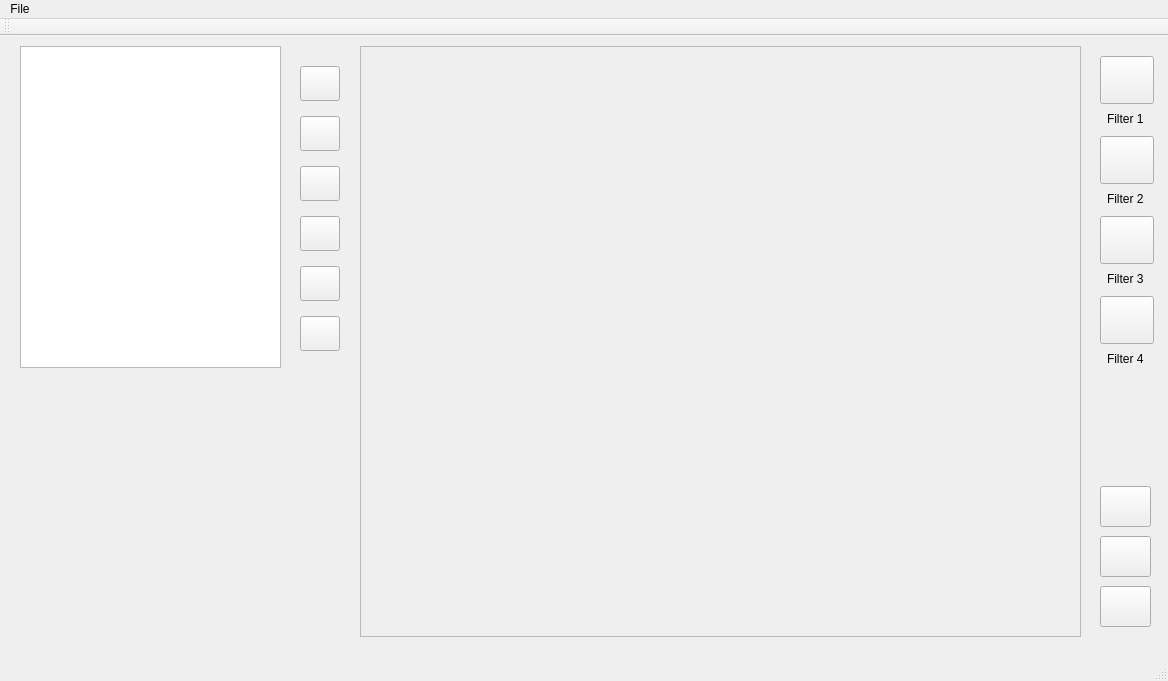
<?xml version="1.0" encoding="UTF-8"?>
<ui version="4.0">
 <class>MainWindowClass</class>
 <widget class="QMainWindow" name="MainWindowClass">
  <property name="geometry">
   <rect>
    <x>0</x>
    <y>0</y>
    <width>1168</width>
    <height>681</height>
   </rect>
  </property>
  <property name="windowTitle">
   <string>MainWindow</string>
  </property>
  <widget class="QWidget" name="centralWidget">
   <widget class="QLabel" name="imageViewer">
    <property name="geometry">
     <rect>
      <x>360</x>
      <y>10</y>
      <width>721</width>
      <height>591</height>
     </rect>
    </property>
    <property name="frameShape">
     <enum>QFrame::Shape::StyledPanel</enum>
    </property>
    <property name="text">
     <string/>
    </property>
   </widget>
   <widget class="QListWidget" name="imageList">
    <property name="geometry">
     <rect>
      <x>20</x>
      <y>10</y>
      <width>261</width>
      <height>322</height>
     </rect>
    </property>
   </widget>
   <widget class="QPushButton" name="cropButton">
    <property name="geometry">
     <rect>
      <x>300</x>
      <y>130</y>
      <width>40</width>
      <height>35</height>
     </rect>
    </property>
    <property name="text">
     <string/>
    </property>
   </widget>
   <widget class="QPushButton" name="rotateRightButton">
    <property name="geometry">
     <rect>
      <x>300</x>
      <y>180</y>
      <width>40</width>
      <height>35</height>
     </rect>
    </property>
    <property name="text">
     <string/>
    </property>
   </widget>
   <widget class="QPushButton" name="rotateLeftButton">
    <property name="geometry">
     <rect>
      <x>300</x>
      <y>230</y>
      <width>40</width>
      <height>35</height>
     </rect>
    </property>
    <property name="text">
     <string/>
    </property>
   </widget>
   <widget class="QPushButton" name="flipButton">
    <property name="geometry">
     <rect>
      <x>300</x>
      <y>280</y>
      <width>40</width>
      <height>35</height>
     </rect>
    </property>
    <property name="text">
     <string/>
    </property>
   </widget>
   <widget class="QPushButton" name="deleteButton">
    <property name="geometry">
     <rect>
      <x>300</x>
      <y>80</y>
      <width>40</width>
      <height>35</height>
     </rect>
    </property>
    <property name="text">
     <string/>
    </property>
   </widget>
   <widget class="QPushButton" name="openButton">
    <property name="geometry">
     <rect>
      <x>300</x>
      <y>30</y>
      <width>40</width>
      <height>35</height>
     </rect>
    </property>
    <property name="text">
     <string/>
    </property>
   </widget>
   <widget class="QPushButton" name="filter1Button">
    <property name="geometry">
     <rect>
      <x>1100</x>
      <y>20</y>
      <width>54</width>
      <height>48</height>
     </rect>
    </property>
    <property name="text">
     <string/>
    </property>
   </widget>
   <widget class="QLabel" name="filter1Label">
    <property name="geometry">
     <rect>
      <x>1107</x>
      <y>75</y>
      <width>41</width>
      <height>16</height>
     </rect>
    </property>
    <property name="text">
     <string>Filter 1</string>
    </property>
   </widget>
   <widget class="QLabel" name="filter2Label">
    <property name="geometry">
     <rect>
      <x>1107</x>
      <y>155</y>
      <width>41</width>
      <height>16</height>
     </rect>
    </property>
    <property name="text">
     <string>Filter 2</string>
    </property>
   </widget>
   <widget class="QPushButton" name="filter2Button">
    <property name="geometry">
     <rect>
      <x>1100</x>
      <y>100</y>
      <width>54</width>
      <height>48</height>
     </rect>
    </property>
    <property name="text">
     <string/>
    </property>
   </widget>
   <widget class="QLabel" name="filter3Label">
    <property name="geometry">
     <rect>
      <x>1107</x>
      <y>235</y>
      <width>41</width>
      <height>16</height>
     </rect>
    </property>
    <property name="text">
     <string>Filter 3</string>
    </property>
   </widget>
   <widget class="QPushButton" name="filter3Button">
    <property name="geometry">
     <rect>
      <x>1100</x>
      <y>180</y>
      <width>54</width>
      <height>48</height>
     </rect>
    </property>
    <property name="text">
     <string/>
    </property>
   </widget>
   <widget class="QLabel" name="filter4Label">
    <property name="geometry">
     <rect>
      <x>1107</x>
      <y>315</y>
      <width>41</width>
      <height>16</height>
     </rect>
    </property>
    <property name="text">
     <string>Filter 4</string>
    </property>
   </widget>
   <widget class="QPushButton" name="filter4Button">
    <property name="geometry">
     <rect>
      <x>1100</x>
      <y>260</y>
      <width>54</width>
      <height>48</height>
     </rect>
    </property>
    <property name="text">
     <string/>
    </property>
   </widget>
   <widget class="QPushButton" name="redRGBButton">
    <property name="geometry">
     <rect>
      <x>1100</x>
      <y>450</y>
      <width>51</width>
      <height>41</height>
     </rect>
    </property>
    <property name="text">
     <string/>
    </property>
   </widget>
   <widget class="QPushButton" name="blueRGBButton">
    <property name="geometry">
     <rect>
      <x>1100</x>
      <y>500</y>
      <width>51</width>
      <height>41</height>
     </rect>
    </property>
    <property name="text">
     <string/>
    </property>
   </widget>
   <widget class="QPushButton" name="greenRGBButton">
    <property name="geometry">
     <rect>
      <x>1100</x>
      <y>550</y>
      <width>51</width>
      <height>41</height>
     </rect>
    </property>
    <property name="text">
     <string/>
    </property>
   </widget>
   <widget class="QLabel" name="histogramViewer">
    <property name="geometry">
     <rect>
      <x>10</x>
      <y>350</y>
      <width>341</width>
      <height>251</height>
     </rect>
    </property>
    <property name="text">
     <string/>
    </property>
   </widget>
  </widget>
  <widget class="QMenuBar" name="menuBar">
   <property name="geometry">
    <rect>
     <x>0</x>
     <y>0</y>
     <width>1168</width>
     <height>21</height>
    </rect>
   </property>
   <widget class="QMenu" name="menuFile">
    <property name="title">
     <string>File</string>
    </property>
    <addaction name="actionOpen"/>
    <addaction name="separator"/>
    <addaction name="actionSave"/>
    <addaction name="actionExit"/>
   </widget>
   <addaction name="menuFile"/>
  </widget>
  <widget class="QToolBar" name="mainToolBar">
   <attribute name="toolBarArea">
    <enum>TopToolBarArea</enum>
   </attribute>
   <attribute name="toolBarBreak">
    <bool>false</bool>
   </attribute>
  </widget>
  <widget class="QStatusBar" name="statusBar"/>
  <action name="actionOpen">
   <property name="text">
    <string>Open</string>
   </property>
  </action>
  <action name="actionSave">
   <property name="text">
    <string>Save</string>
   </property>
  </action>
  <action name="actionExit">
   <property name="text">
    <string>Exit</string>
   </property>
  </action>
 </widget>
 <layoutdefault spacing="6" margin="11"/>
 <resources>
  <include location="../Resources/MainWindow.qrc"/>
 </resources>
 <connections/>
</ui>
